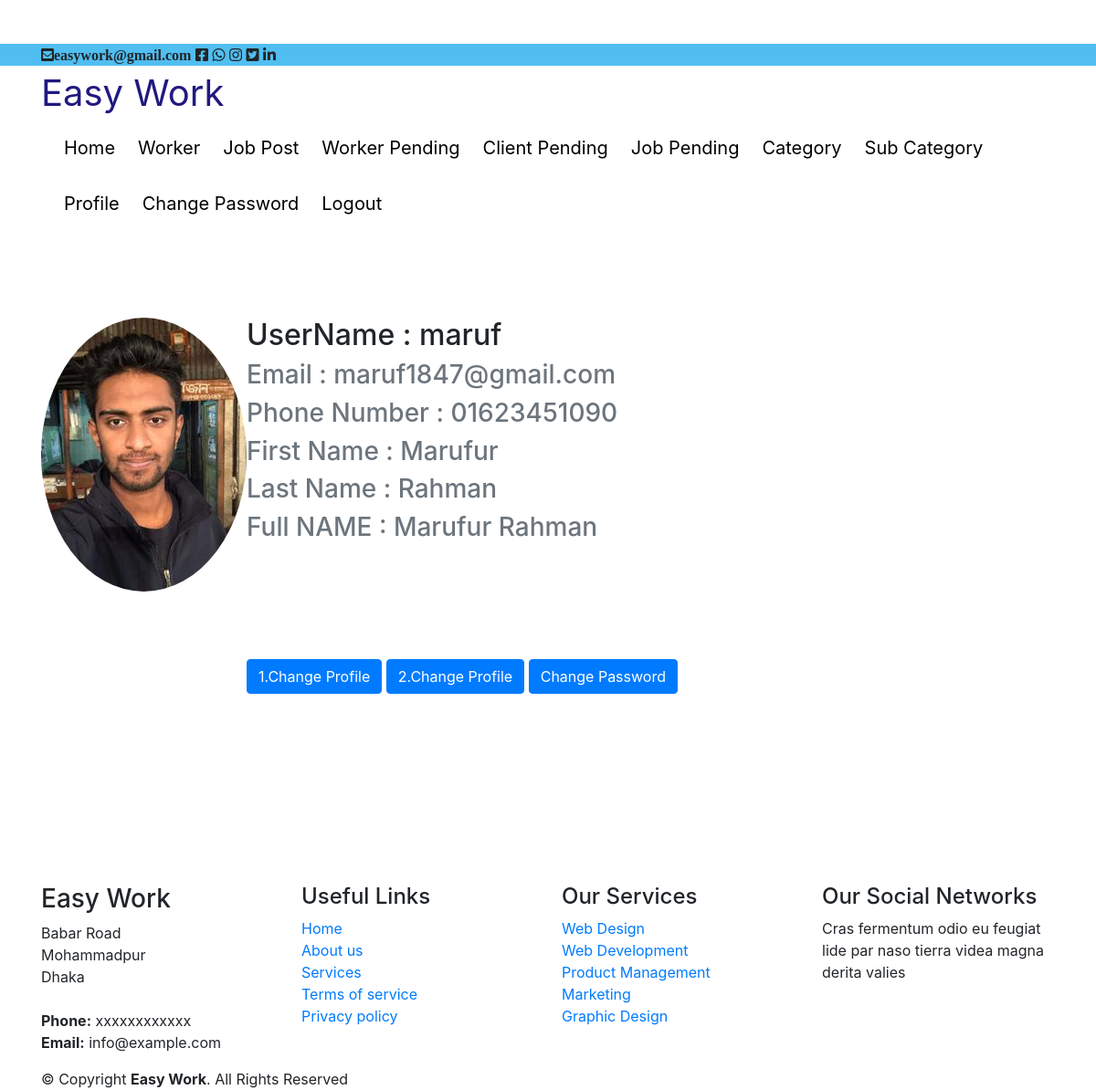
The page /superadmin/super/admin/profile/view/ (signed in) on the database its author committed.
### accounts/models.py (models this page shows, shortened)
class User(AbstractUser):
    is_worker = models.BooleanField(default=False)
    is_customer = models.BooleanField(default=False)
    image = models.ImageField('Voter ID Image', default='default.jpg', upload_to='voter_id_pics', null=True, blank=True)

class Profile(models.Model):
    user = models.OneToOneField(User,on_delete=models.CASCADE,null=True,blank=True)
    birthdate = models.DateField('Birth Day',null=True, blank=True)
    country = models.ForeignKey(Country,verbose_name="Category", on_delete=models.SET_NULL, null=True)
    city = models.ManyToManyField(City,verbose_name="Sub Category",)
    phone_number = models.CharField('Phone Number', max_length=12, null=True, blank=True)
    address = models.CharField(max_length=120, null=True, blank=True)
    image = models.ImageField(default='default.jpg', upload_to='profile_pics')

### superadmin/views.py (the view)
# urls.py: path('super/admin/profile/view/', views.superadminprofile, name='superadminprofile'),
def superadminprofile(request):
    return render(request, 'superadmin/SuperAdminProfile.html')

### superadmin/templates/superadmin/SuperAdminProfile.html (shortened to what this page needs)
{% extends 'index1.html' %}
{% load static %}
{% load crispy_forms_tags %}
{% block content %}
<br><br><br><br><br><br><br><br><br><br><br>
    <div class="content-section">
      <div class="media">
        <img class="rounded-circle account-img" src="{{ user.profile.image.url }}">
        <div class="media-body">
          <h2 class="account-heading">UserName : {{ user.username }}</h2>
          <h3 class="text-secondary">Email : {{ user.email }}</h3>
          <h3 class="text-secondary">Phone Number : {{ user.profile.phone_number }}</h3>
          <h3 class="text-secondary">First Name : {{ user.first_name }}</h3>
          <h3 class="text-secondary">Last Name : {{ user.last_name }}</h3>
           <h3 class="text-secondary">Full NAME : {{ user.first_name }} {{ user.last_name }} </h3>
                    <br><br><br><br><br>
            <div class="form-group">
                <a  class="btn btn-primary" href="{% url 'superadminprofileupdate' user.pk %}">1.Change Profile</a>
                {% if user.profile.user == user %}
                <a  class="btn btn-primary" href="{% url 'superadminprofilecreateupdate' user.profile.pk %}">2.Change Profile</a>
                {% endif %}
                <a  class="btn btn-primary" href="{% url 'super_admin_change_password' %}">Change Password</a>
            </div>
          </div>
      </div>
    </div>
{% endblock content %}

### templates/index1.html (style rules this page uses)
* { padding: 0px; margin: 0px; }
a,a:hover,a:focus { text-decoration: none; }

### rows shown on the page
User: profile.image (picture), username "maruf", email "maruf1847@gmail.com", profile.phone_number "01623451090", first_name "Marufur", last_name "Rahman"
